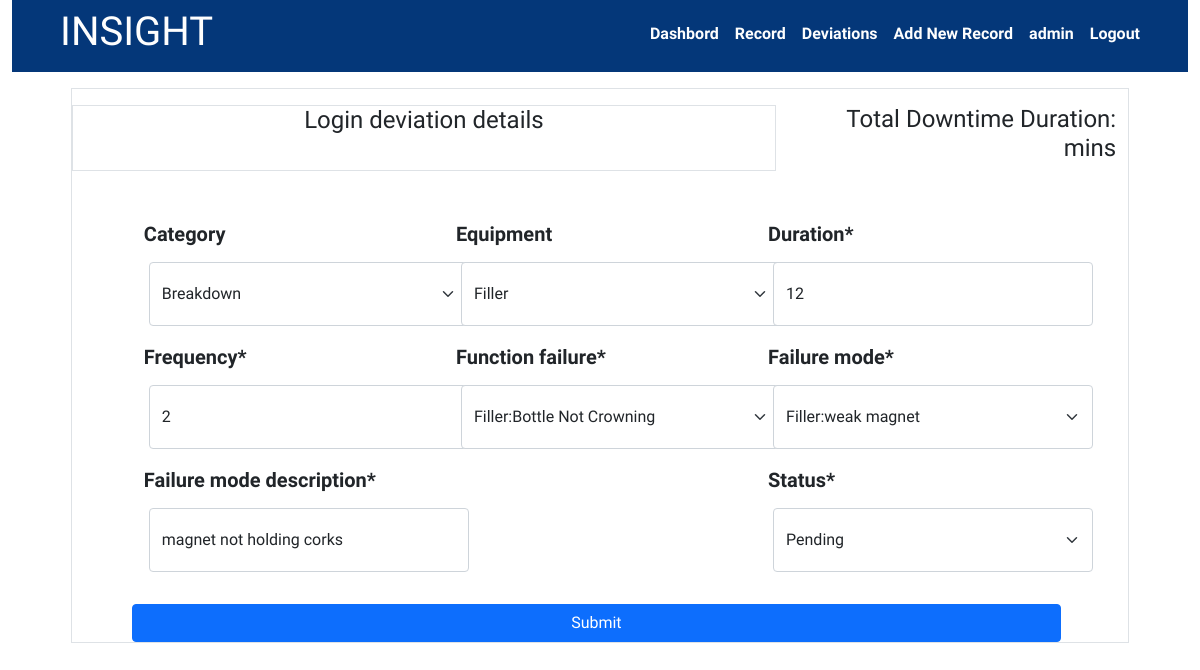
The app's page /insight/deviation/1 (signed in) with its own data.
### accounts/models.py (models this page shows, shortened)
class AccountsUser(AbstractBaseUser,PermissionsMixin):
    email =models.EmailField(unique=True)
    sap_no =models.PositiveIntegerField()
    user_name =models.CharField(max_length=20)
    first_name =models.CharField(max_length=50,blank=True)
    last_name =models.CharField(max_length=50,blank=True)
    is_active =models.BooleanField(default=False)
    is_staff =models.BooleanField(default=False)
    created_on =models.DateTimeField(auto_now_add=True)
    objects = CustomAccountManager()
    USERNAME_FIELD ='email'
    REQUIRED_FIELDS = ['user_name','sap_no','first_name','last_name']

### insight/models.py (models this page shows, shortened)
class Deviation(models.Model):
    insight=models.ForeignKey(InsightData,on_delete=models.CASCADE)
    category= models.ForeignKey(Category, blank=True, null=True,on_delete=models.CASCADE)
    equipment= models.ForeignKey( Equipment, blank=True, null=True, on_delete=models.CASCADE)
    frequency= models.PositiveIntegerField()
    duration = models.PositiveIntegerField()
    function_failure =models.ForeignKey(FunctionFailure,on_delete=models.CASCADE)
    failure_mode =models.ForeignKey(FailureMode,on_delete=models.CASCADE)
    failure_mode_description =models.CharField(max_length=100)
    status =models.CharField(max_length=50,choices=choices.status)

### insight/views.py (the view)
# urls.py: path('deviation/<int:pk>',DeviationUpdateView.as_view(),name='update-deviation'),
class DeviationUpdateView(LoginRequiredMixin,UpdateView):
    login_url='/accounts/login'
    model = Deviation
    form_class =DeviationForm
    template_name = 'insight/create-deviation.html'
    success_url = "/insight/deviation"

### insight/forms.py
class DeviationForm(ModelForm):
    class Meta:
        model=Deviation
        fields =['category','equipment','frequency','duration',
        'function_failure','failure_mode','failure_mode_description','status']

### insight/models.py (called while the page is built)
    def __str__(self):
        return self.name

    def __str__(self):
        return self.name

    def __str__(self):
        return f'{self.equipment}:{self.name}'

    def __str__(self):
        return f'{self.equipment}:{self.name}'

### insight/templates/insight/create-deviation.html (shortened to what this page needs)
{% extends 'base.html' %} {% block content %} {% include 'navbar.html' %}
{% load crispy_forms_tags %}
<div class="container mt-3 border " style="width:90%;font-size:14px">
  <div class="row">
    <div class="col-8 text-center mr-5 mt-3 border" >
      <h4>Login deviation details</h4>
    </div>
    <div class="col-4 text-end mr-5 mt-3 ">
    <h4> Total Downtime Duration: {{duration}} mins</h4>
    </div>
  </div>
    <form action="" method="post" autocomplete="off">
      <div class="row mx-5 mt-5">
        <div class="col-4">{{form.category|as_crispy_field}}</div>
         <div class="col-4">{{form.equipment|as_crispy_field}}</div>
           <div class="col-4">{{form.duration|as_crispy_field}}</div>
      </div>
       <div class="row mx-5">
          <div class="col-4">{{form.frequency|as_crispy_field}}</div>
              <div class="col-4" >{{form.function_failure|as_crispy_field}}</div>
          <div class="col-4">{{form.failure_mode|as_crispy_field}}</div>
       </div>
         <div class="row mx-5">
         <div class="col-8">{{form.failure_mode_description|as_crispy_field}}</div>
         <div class="col-4">{{form.status|as_crispy_field}}</div>
       </div>
      <button type="submit" class="btn btn-primary mt-3 mx-5" style="width: 90%;">Submit</button>
    </form>
  </div>
</div>
{% endblock content %}

### templates/navbar.html (shortened to what this page needs)
<header class="navbar navbar-light" style="background-color: var(--nav)">
  <div class="logo px-5">
    <h1><a href="#">INSIGHT</a></h1>
  </div>
  {% if user.is_authenticated %}
  <nav class="nav nav-masthead justify-content-end float-md-end px-5">
    <a class="nav-link" href="{% url 'dashboard' %}">Dashbord</a>
    <a class="nav-link" href="{% url 'list-data' %}">Record</a>
        <a class="nav-link" href="{% url 'list-deviation' %}">Deviations</a>
    <a class="nav-link" href="{% url 'create-data' %}">Add New Record</a>
    <a class="nav-link" href="#"> {{user.user_name}}</a>
    <a class="nav-link" href="{% url 'logout' %}">Logout</a>
  </nav>
  {% endif %}
</header>

### static/css/style.css (style rules this page uses)
:root { --nav: #043779; --content: #ffffff; --textcontent: #fefefe; --bs-blue: #0d6efd; --bs-indigo: #6610f2; --bs-purple: #6f42c1; --bs-pink: #d63384; --bs-red: #dc3545; --bs-orange: #fd7e14; --bs-yellow: #ffc107; --bs-green: #198754; --bs-teal: #20c997; --bs-cyan: #0dcaf0; --bs-white: #fff; --bs-gray: #6c757d; --bs-gray-dark: #343a40; --bs-primary: #0d6efd; --bs-secondary: #6c757d; --bs-success: #198754; --bs-info: #0dcaf0; --bs-warning: #ffc107; --bs-danger: #dc3545; --bs-light: #f8f9fa; --bs-dark: #212529; --bs-font-sans-serif: system-ui, -apple-system, "Segoe UI", Roboto, "Helvetica Neue", Arial, "Noto Sans", "Liberation Sans", sans-serif, "Apple Color Emoji", "Segoe UI Emoji", "Segoe UI Symbol", "Noto Color Emoji"; --bs-font-monospace: SFMono-Regular, Menlo, Monaco, Consolas, "Liberation Mono", "Courier New", monospace; --bs-gradient: linear-gradient( 180deg, rgba(255, 255, 255, 0.15), rgba(255, 255, 255, 0) ); }
* { padding: 0; margin: 0; box-sizing: border-box; }
a { text-decoration: none; color: var(--textcontent); }
body { font-family: "Source Sans Pro", sans-serif; }
.nav-masthead .nav-link { padding: 0.25rem 0; font-weight: 700; color: var(--textcontent); background-color: transparent; border-bottom: 0.25rem solid transparent; }
.nav-masthead .nav-link + .nav-link { margin-left: 1rem; }
.navbar { display: flex; justify-content: space-between; }
.select, .numberinput, .textinput { width: 20em; height: 4em; margin: 5px; }
label { font-size: 20px; font-weight: bold; }

### records on screen
AccountsUser: user_name "admin"
Deviation: category "Breakdown", equipment "Filler", duration "12", frequency "2", function_failure "Filler:Bottle Not Crowning", failure_mode "Filler:weak magnet", failure_mode_description "magnet not holding corks", status "Pending"
